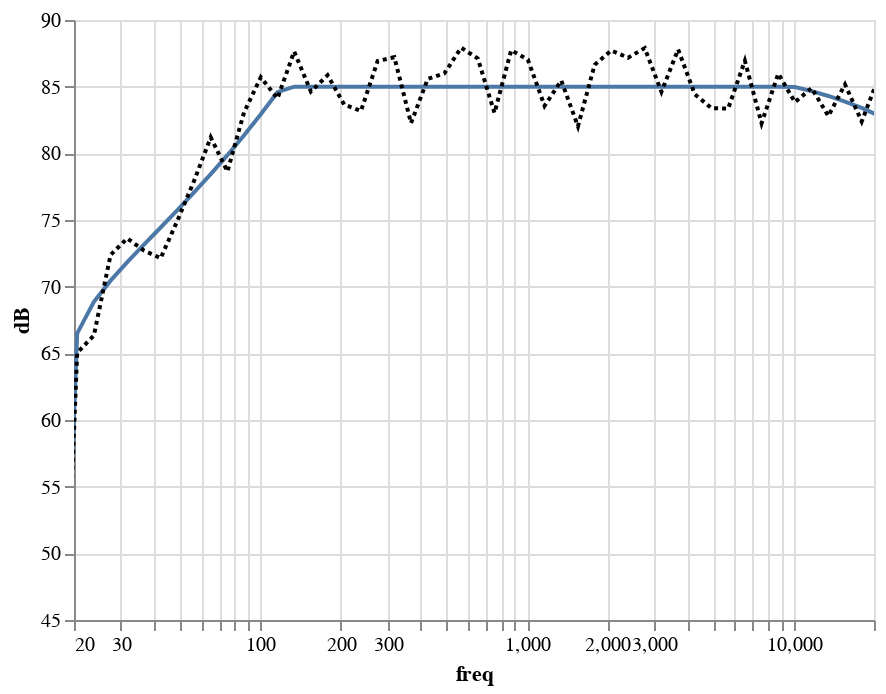

The cell this chart's notebook holds for it:
### Markdown cell above
## Theory and reality

Theory is nice, but how does that looks like in practice?
Reality is as often not as nice and the curve of a measured speaker is a lot more wobby.
Here is an example of what it can looks like. Note: this is not real data yet, i made this one up,
but it gives an idea.

### Code cell
g_fr = alt.Chart(fr).mark_line(clip=True, strokeDash=[2,2], color='black').encode(x=a_x, y=a_y)
g_f+g_fr

### Figure 1 — Vega-Lite specification as saved in the notebook (floating-point values rounded to 4 significant figures)
{"config": {"view": {"continuousWidth": 400, "continuousHeight": 300}}, "layer": [{"data": {"name": "data-03eab64e92cc73902e60cdbaad9e89ec"}, "mark": {"type": "line", "clip": true}, "encoding": {"x": {"type": "quantitative", "field": "freq", "scale": {"domain": [20, 20000], "nice": false, "type": "log"}}, "y": {"type": "quantitative", "field": "dB", "scale": {"domain": [45, 90], "type": "linear"}}}}, {"data": {"name": "data-17466af4a4b99522df100c42b311de19"}, "mark": {"type": "line", "clip": true, "color": "black", "strokeDash": [2, 2]}, "encoding": {"x": {"type": "quantitative", "field": "freq", "scale": {"domain": [20, 20000], "nice": false, "type": "log"}}, "y": {"type": "quantitative", "field": "dB", "scale": {"domain": [45, 90], "type": "linear"}}}}], "$schema": "https://vega.github.io/schema/vega-lite/v4.8.1.json", "datasets": {"data-03eab64e92cc73902e60cdbaad9e89ec": [{"freq": 10.0, "dB": 30.0}, {"freq": 11.55, "dB": 30.78}, {"freq": 13.34, "dB": 31.67}, {"freq": 15.41, "dB": 32.7}, {"freq": 17.8, "dB": 33.9}, {"freq": 20.56, "dB": 66.49}, {"freq": 23.75, "dB": 68.87}, {"freq": 27.43, "dB": 70.45}, {"freq": 31.68, "dB": 71.83}, {"freq": 36.59, "dB": 73.15}, {"freq": 42.26, "dB": 74.44}, {"freq": 48.81, "dB": 75.74}, {"freq": 56.38, "dB": 77.06}, {"freq": 65.12, "dB": 78.43}, {"freq": 75.22, "dB": 79.86}, {"freq": 86.88, "dB": 81.36}, {"freq": 100.4, "dB": 82.93}, {"freq": 115.9, "dB": 84.59}, {"freq": 133.9, "dB": 85.0}, {"freq": 154.6, "dB": 85.0}, {"freq": 178.6, "dB": 85.0}, {"freq": 206.3, "dB": 85.0}, {"freq": 238.3, "dB": 85.0}, {"freq": 275.2, "dB": 85.0}, {"freq": 317.9, "dB": 85.0}, {"freq": 367.2, "dB": 85.0}, {"freq": 424.1, "dB": 85.0}, {"freq": 489.9, "dB": 85.0}, {"freq": 565.8, "dB": 85.0}, {"freq": 653.5, "dB": 85.0}, {"freq": 754.9, "dB": 85.0}, {"freq": 871.9, "dB": 85.0}, {"freq": 1007.0, "dB": 85.0}, {"freq": 1163.0, "dB": 85.0}, {"freq": 1344.0, "dB": 85.0}, {"freq": 1552.0, "dB": 85.0}, {"freq": 1792.0, "dB": 85.0}, {"freq": 2070.0, "dB": 85.0}, {"freq": 2391.0, "dB": 85.0}, {"freq": 2762.0, "dB": 85.0}, {"freq": 3190.0, "dB": 85.0}, {"freq": 3685.0, "dB": 85.0}, {"freq": 4256.0, "dB": 85.0}, {"freq": 4916.0, "dB": 85.0}, {"freq": 5678.0, "dB": 85.0}, {"freq": 6559.0, "dB": 85.0}, {"freq": 7575.0, "dB": 85.0}, {"freq": 8750.0, "dB": 85.0}, {"freq": 10110.0, "dB": 84.98}, {"freq": 11670.0, "dB": 84.67}, {"freq": 13480.0, "dB": 84.3}, {"freq": 15570.0, "dB": 83.89}, {"freq": 17990.0, "dB": 83.4}, {"freq": 20780.0, "dB": 82.84}, {"freq": 24000.0, "dB": 82.2}, {"freq": 27720.0, "dB": 81.46}, {"freq": 32020.0, "dB": 80.6}, {"freq": 36980.0, "dB": 79.6}, {"freq": 42710.0, "dB": 78.46}, {"freq": 49330.0, "dB": 77.13}], "data-17466af4a4b99522df100c42b311de19": [{"freq": 10.0, "dB": 30.95}, {"freq": 11.55, "dB": 27.98}, {"freq": 13.34, "dB": 31.3}, {"freq": 15.41, "dB": 34.51}, {"freq": 17.8, "dB": 34.2}, {"freq": 20.56, "dB": 65.04}, {"freq": 23.75, "dB": 66.34}, {"freq": 27.43, "dB": 72.38}, {"freq": 31.68, "dB": 73.63}, {"freq": 36.59, "dB": 72.71}, {"freq": 42.26, "dB": 72.13}, {"freq": 48.81, "dB": 74.94}, {"freq": 56.38, "dB": 77.93}, {"freq": 65.12, "dB": 81.2}, {"freq": 75.22, "dB": 78.64}, {"freq": 86.88, "dB": 83.09}, {"freq": 100.4, "dB": 85.7}, {"freq": 115.9, "dB": 84.12}, {"freq": 133.9, "dB": 87.64}, {"freq": 154.6, "dB": 84.63}, {"freq": 178.6, "dB": 85.86}, {"freq": 206.3, "dB": 83.65}, {"freq": 238.3, "dB": 83.18}, {"freq": 275.2, "dB": 86.92}, {"freq": 317.9, "dB": 87.21}, {"freq": 367.2, "dB": 82.26}, {"freq": 424.1, "dB": 85.58}, {"freq": 489.9, "dB": 85.99}, {"freq": 565.8, "dB": 87.92}, {"freq": 653.5, "dB": 87.12}, {"freq": 754.9, "dB": 83.03}, {"freq": 871.9, "dB": 87.73}, {"freq": 1007.0, "dB": 87.02}, {"freq": 1163.0, "dB": 83.56}, {"freq": 1344.0, "dB": 85.46}, {"freq": 1552.0, "dB": 82.03}, {"freq": 1792.0, "dB": 86.64}, {"freq": 2070.0, "dB": 87.71}, {"freq": 2391.0, "dB": 87.17}, {"freq": 2762.0, "dB": 87.89}, {"freq": 3190.0, "dB": 84.61}, {"freq": 3685.0, "dB": 87.79}, {"freq": 4256.0, "dB": 84.43}, {"freq": 4916.0, "dB": 83.39}, {"freq": 5678.0, "dB": 83.36}, {"freq": 6559.0, "dB": 86.94}, {"freq": 7575.0, "dB": 82.26}, {"freq": 8750.0, "dB": 85.98}, {"freq": 10110.0, "dB": 83.84}, {"freq": 11670.0, "dB": 84.9}, {"freq": 13480.0, "dB": 82.8}, {"freq": 15570.0, "dB": 85.17}, {"freq": 17990.0, "dB": 82.39}, {"freq": 20780.0, "dB": 85.64}, {"freq": 24000.0, "dB": 84.97}, {"freq": 27720.0, "dB": 81.05}, {"freq": 32020.0, "dB": 77.99}, {"freq": 36980.0, "dB": 77.47}, {"freq": 42710.0, "dB": 77.48}, {"freq": 49330.0, "dB": 77.05}]}}
